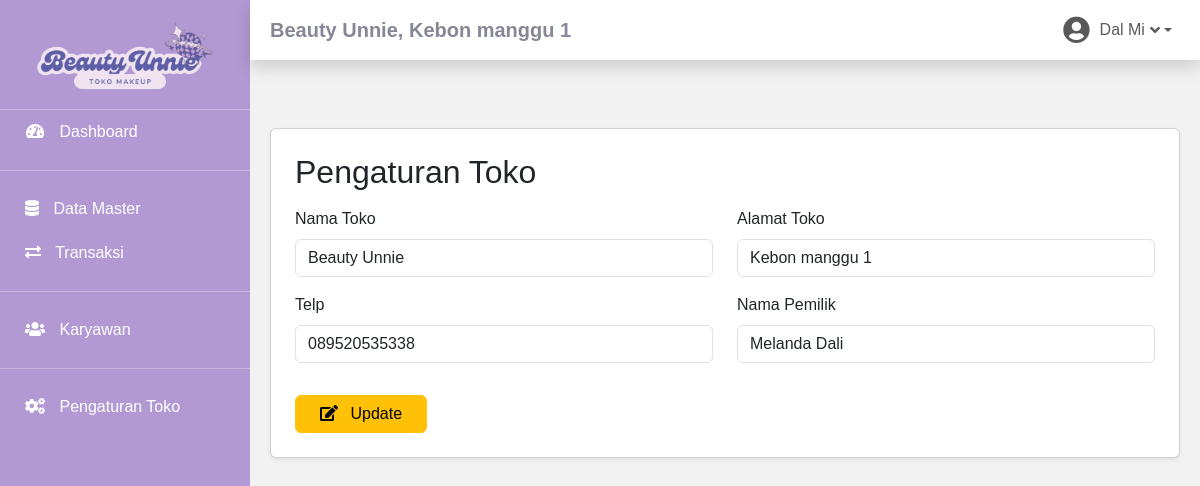
The page /pengaturan-toko.php (signed in) on the database as committed earlier.
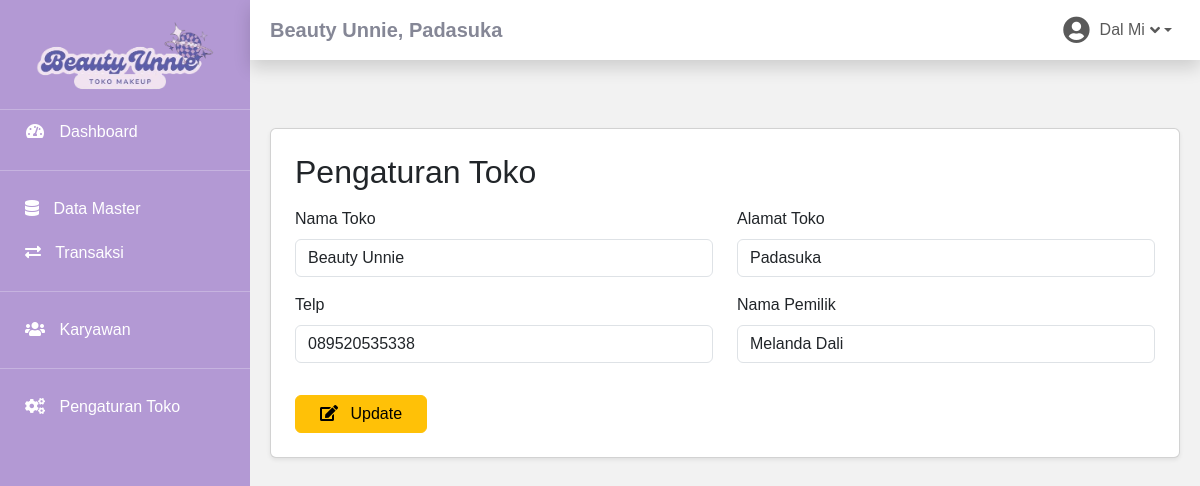
The same page on the database as committed later.
### tables this page shows
CREATE TABLE `toko` (
  `id_toko` int(11) NOT NULL,
  `nama_toko` varchar(225) NOT NULL,
  `alamat_toko` text NOT NULL,
  `tlp` varchar(13) NOT NULL,
  `nama_pemilik` char(225) NOT NULL
);

### pengaturan-toko.php (the view, shortened to what this page needs)
<?php
include 'connection.php';
include 'sidebar.php';
$query = "SELECT id_toko, nama_toko, alamat_toko, tlp, nama_pemilik FROM toko WHERE id_toko = 1";
$result = mysqli_query($conn, $query);
$toko = mysqli_fetch_assoc($result);
?>
<div class="container mt-4">
    <div class="card p-4 shadow-sm">
        <h2 class="mb-3">Pengaturan Toko</h2>
        <form action="" method="POST">
            <div class="row">
                <div class="col-md-6">
                    <div class="mb-3">
                        <label for="nama_toko" class="form-label">Nama Toko</label>
                        <input type="text" class="form-control w-80" id="nama_toko" name="nama_toko" value="<?= $toko['nama_toko']; ?>">
                    </div>
                    <div class="mb-3">
                        <label for="tlp" class="form-label">Telp</label>
                        <input type="text" class="form-control w-80" id="tlp" name="tlp" value="<?= $toko['tlp']; ?>">
                    </div>
                </div>
                <div class="col-md-6">
                    <div class="mb-3">
                        <label for="alamat_toko" class="form-label">Alamat Toko</label>
                        <input type="text" class="form-control w-80" id="alamat_toko" name="alamat_toko" value="<?= $toko['alamat_toko']; ?>">
                    </div>
                    <div class="mb-3">
                        <label for="nama_pemilik" class="form-label">Nama Pemilik</label>
                        <input type="text" class="form-control w-80" id="nama_pemilik" name="nama_pemilik" value="<?= $toko['nama_pemilik']; ?>">
                    </div>
                </div>
            </div>
            <button type="submit" class="btn btn-warning mt-3 px-4">
                <i class="fa fa-edit me-2"></i> Update
            </button>
        </form>
    </div>
</div>
<?php
include 'footer.php';
?>

### sidebar.php (shortened to what this page needs)
<?php
include "connection.php";
?>
<!DOCTYPE html>
<html lang="en">
<head>
    <link href="bootstrap-5.3.3-dist/css/bootstrap.min.css" rel="stylesheet">
    <link href="assets/vendor/fontawesome-free/css/all.min.css" rel="stylesheet" type="text/css">
</head>
<body>
    <?php if ($_SESSION['id_role'] == 1) { ?>
        <div class="sidebar d-flex flex-column">
            <div class="text-center mb-3">
                <img src="img/logo.png" alt="Logo" style="width: 180px;">
            </div>
            <hr class="sidebar-divider my-0">
            <a href="dashboard-administrator.php" class="nav-link active">
                <i class="fas fa-fw fa-tachometer-alt"></i>
                <span>Dashboard</span>
            </a>
            <hr class="sidebar-divider">
            <div class="nav-item">
                <a class="nav-link collapsed" href="#" data-bs-toggle="collapse" data-bs-target="#masterDataMenu"
                    aria-expanded="false" aria-controls="masterDataMenu">
                    <i class="fas fa-database"></i>
                    <span>Data Master</span>
                </a>
            </div>
            <div class="nav-item">
                <a class="nav-link collapsed" href="#" data-bs-toggle="collapse" data-bs-target="#transaksiMenu"
                    aria-expanded="false" aria-controls="transaksiMenu">
                    <i class="fas fa-exchange-alt"></i>
                    <span>Transaksi</span>
                </a>
            </div>
            <hr class="sidebar-divider">
            <div class="nav-item">
                <a class="nav-link collapsed" href="#" data-bs-toggle="collapse" data-bs-target="#karyawanMenu"
                    aria-expanded="false" aria-controls="karyawanMenu">
                    <i class="fas fa-users"></i>
                    <span>Karyawan</span>
                </a>
            </div>
            <hr class="sidebar-divider d-none d-md-block">
            <a href="pengaturan-toko.php" class="nav-link">
                <i class="fas fa-fw fa-cogs"></i>
                <span>Pengaturan Toko</span>
            </a>
        </div>
    <?php } ?>
    <div class="main-content">
         <nav class="navbar navbar-expand navbar-light bg-white topbar mb-4 static-top shadow">
            <?php
            $tampil = mysqli_query($conn, "SELECT * FROM `toko` WHERE 1");
            while ($toko = mysqli_fetch_array($tampil)):
            ?>
            <h5 class="d-lg-block d-none mt-2"><b> <?= $toko['nama_toko']?>, <?= $toko['alamat_toko']?></b></h5>
            <?php endwhile; ?>
            <ul class="navbar-nav ml-auto">
                <li class="nav-item dropdown no-arrow">
                    <a class="nav-link dropdown-toggle" href="#" id="userDropdown" role="button" data-bs-toggle="dropdown"
                        aria-haspopup="true" aria-expanded="false">
                        <i class="fas fa-user-circle"></i>
                        <span class="mr-2 d-none d-lg-inline text-gray-600 small ml-2"><?= $_SESSION['nm_member']?></span>
                        <i class="fas fa-angle-down"></i>
                    </a>
                </li>
            </ul>
        </nav>
        <?php include 'footer.php'; ?>

Rows that differ between the two databases and show on the page:
changed toko "Beauty Unnie": alamat_toko "Kebon manggu 1" → "Padasuka"
